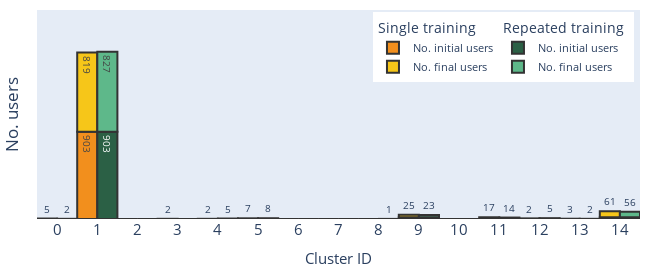

Here is the notebook cell this chart was saved with:
### Code cell
res = plot_bar(df_topic_mapping, 'user_topic', model, plot_var = 'No. users', num_clusters=15)
res.show()

file_path = f"/Users/madisonthantu/Desktop/DREAM/T-RECS-RS-research/Figures/user_topic_mapping/bar_plots/{model}_user_topic_mapping.png"
print(file_path)
# res.write_image(file_path)

### Figure 1 — Plotly figure (JSON) as saved in the notebook; plotly's stock layout.template omitted (floating-point values rounded to 4 significant figures)
{"data": [{"hovertemplate": "%{y}<extra></extra>", "legendgroup": "Single training", "legendgrouptitle": {"text": "Single training"}, "marker": {"color": "#F28F1D", "line": {"color": "#333", "width": 2}}, "name": "No. initial users", "offset": -0.5, "offsetgroup": "0", "text": [0, 903, 0, 0, 0, 0, 0, 0, 0, 18, 0, 1, 3, 0, 18], "type": "bar", "width": 0.5, "x": [0, 1, 2, 3, 4, 5, 6, 7, 8, 9, 10, 11, 12, 13, 14], "y": [0, 903, 0, 0, 0, 0, 0, 0, 0, 18, 0, 1, 3, 0, 18], "yaxis": "y"}, {"hovertemplate": "%{y}<extra></extra>", "legendgroup": "Single training", "legendgrouptitle": {"text": "Single training"}, "marker": {"color": "#F6C619", "line": {"color": "#333", "width": 2}}, "name": "No. final users", "offset": -0.5, "offsetgroup": "0", "text": [5, 819, 0, 2, 2, 7, 0, 0, 0, 25, 0, 17, 2, 3, 61], "type": "bar", "width": 0.5, "x": [0, 1, 2, 3, 4, 5, 6, 7, 8, 9, 10, 11, 12, 13, 14], "y": [5, 819, 0, 2, 2, 7, 0, 0, 0, 25, 0, 17, 2, 3, 61], "yaxis": "y"}, {"hovertemplate": "%{y}<extra></extra>", "legendgroup": "Repeated training", "legendgrouptitle": {"text": "Repeated training"}, "marker": {"color": "#2B6045", "line": {"color": "#333", "width": 2}}, "name": "No. initial users", "offset": 0, "offsetgroup": "1", "text": [0, 903, 0, 0, 0, 0, 0, 0, 0, 18, 0, 1, 3, 0, 18], "type": "bar", "width": 0.5, "x": [0, 1, 2, 3, 4, 5, 6, 7, 8, 9, 10, 11, 12, 13, 14], "y": [0, 903, 0, 0, 0, 0, 0, 0, 0, 18, 0, 1, 3, 0, 18], "yaxis": "y2"}, {"hovertemplate": "%{y}<extra></extra>", "legendgroup": "Repeated training", "legendgrouptitle": {"text": "Repeated training"}, "marker": {"color": "#5EB88A", "line": {"color": "#333", "width": 2}}, "name": "No. final users", "offset": 0, "offsetgroup": "1", "text": [2, 827, 0, 0, 5, 8, 0, 0, 1, 23, 0, 14, 5, 2, 56], "type": "bar", "width": 0.5, "x": [0, 1, 2, 3, 4, 5, 6, 7, 8, 9, 10, 11, 12, 13, 14], "y": [2, 827, 0, 0, 5, 8, 0, 0, 1, 23, 0, 14, 5, 2, 56], "yaxis": "y2"}], "layout": {"barmode": "relative", "font": {"size": 24}, "height": 275, "hovermode": "x", "legend": {"font": {"size": 11}, "grouptitlefont": {"size": 14}, "orientation": "h", "x": 0.99, "xanchor": "right", "y": 0.99, "yanchor": "top"}, "margin": {"b": 20, "l": 20, "r": 10, "t": 10}, "title": {}, "uniformtext": {"minsize": 8, "mode": "hide"}, "width": 650, "xaxis": {"dtick": 1, "tick0": 0, "tickfont": {"size": 15}, "ticktext": ["0", "1", "2", "3", "4", "5", "6", "7", "8", "9", "10", "11", "12", "13", "14"], "title": {"font": {"size": 15}, "text": "Cluster ID"}}, "yaxis": {"range": [0, 2162.0], "showgrid": false, "showticklabels": false, "title": {"font": {"size": 17}, "text": "No. users"}}, "yaxis2": {"anchor": "x", "matches": "y", "overlaying": "y", "visible": false}}}
